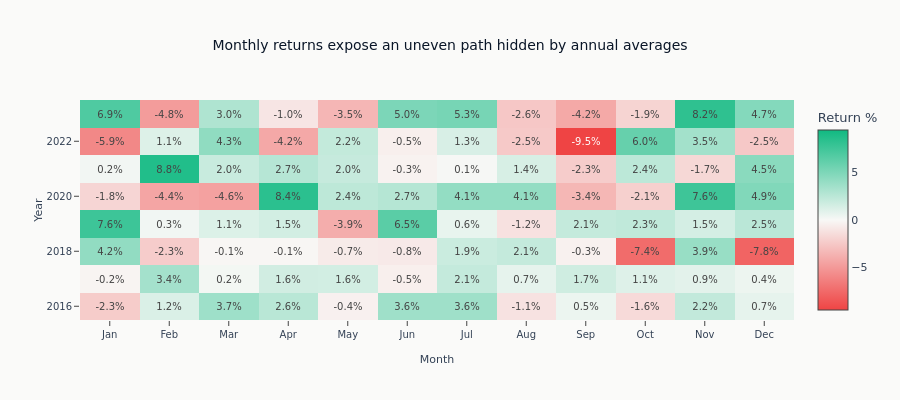

Notebook code cell kept with this figure:
### Code cell
# Create monthly returns heatmap
# Reshape to year x month
monthly_df["year"] = monthly_df["year"].astype(int)
monthly_df["month"] = monthly_df["month"].astype(int)

heatmap_data = (
    monthly_df.pivot(index="year", columns="month", values="monthly_return") * 100
)  # Convert to percentage

# Month names
month_names = ["Jan", "Feb", "Mar", "Apr", "May", "Jun", "Jul", "Aug", "Sep", "Oct", "Nov", "Dec"]

fig = go.Figure(
    data=go.Heatmap(
        z=heatmap_data.values,
        x=month_names,
        y=heatmap_data.index,
        colorscale=[
            [0.0, COLORS["negative"]],
            [0.5, COLORS["silver"]],
            [1.0, COLORS["positive"]],
        ],
        zmid=0,
        text=np.round(heatmap_data.values, 1),
        texttemplate="%{text:.1f}%",
        textfont={"size": 10},
        colorbar=dict(title="Return %"),
    )
)

fig.update_layout(
    title="Monthly returns expose an uneven path hidden by annual averages",
    xaxis_title="Month",
    yaxis_title="Year",
    height=400,
)
fig.show()

### Figure 1 — Plotly figure (JSON) as saved in the notebook; plotly's stock layout.template omitted (floating-point values rounded to 4 significant figures)
{"data": [{"colorbar": {"title": {"text": "Return %"}}, "colorscale": [[0.0, "#ef4444"], [0.5, "#F8F8F6"], [1.0, "#10b981"]], "text": [[-2.3, 1.2, 3.7, 2.6, -0.4, 3.6, 3.6, -1.1, 0.5, -1.6, 2.2, 0.7], [-0.2, 3.4, 0.2, 1.6, 1.6, -0.5, 2.1, 0.7, 1.7, 1.1, 0.9, 0.4], [4.2, -2.3, -0.1, -0.1, -0.7, -0.8, 1.9, 2.1, -0.3, -7.4, 3.9, -7.8], [7.6, 0.3, 1.1, 1.5, -3.9, 6.5, 0.6, -1.2, 2.1, 2.3, 1.5, 2.5], [-1.8, -4.4, -4.6, 8.4, 2.4, 2.7, 4.1, 4.1, -3.4, -2.1, 7.6, 4.9], [0.2, 8.8, 2.0, 2.7, 2.0, -0.3, 0.1, 1.4, -2.3, 2.4, -1.7, 4.5], [-5.9, 1.1, 4.3, -4.2, 2.2, -0.5, 1.3, -2.5, -9.5, 6.0, 3.5, -2.5], [6.9, -4.8, 3.0, -1.0, -3.5, 5.0, 5.3, -2.6, -4.2, -1.9, 8.2, 4.7]], "textfont": {"size": 10}, "texttemplate": "%{text:.1f}%", "type": "heatmap", "x": ["Jan", "Feb", "Mar", "Apr", "May", "Jun", "Jul", "Aug", "Sep", "Oct", "Nov", "Dec"], "y": [2016, 2017, 2018, 2019, 2020, 2021, 2022, 2023], "z": [[-2.32, 1.218, 3.661, 2.589, -0.3952, 3.646, 3.64, -1.137, 0.4966, -1.561, 2.223, 0.7426], [-0.2052, 3.416, 0.2098, 1.607, 1.561, -0.4592, 2.103, 0.7347, 1.685, 1.058, 0.8749, 0.4489], [4.183, -2.293, -0.1189, -0.1085, -0.6871, -0.7709, 1.87, 2.125, -0.3478, -7.372, 3.925, -7.801], [7.626, 0.2773, 1.124, 1.542, -3.948, 6.45, 0.6372, -1.194, 2.121, 2.289, 1.454, 2.53], [-1.818, -4.377, -4.582, 8.358, 2.389, 2.718, 4.103, 4.127, -3.436, -2.104, 7.605, 4.869], [0.2353, 8.778, 1.97, 2.684, 2.043, -0.2935, 0.07554, 1.365, -2.295, 2.438, -1.7, 4.509], [-5.917, 1.118, 4.251, -4.183, 2.165, -0.4724, 1.29, -2.471, -9.469, 5.969, 3.46, -2.519], [6.89, -4.841, 2.977, -0.9747, -3.484, 5.041, 5.251, -2.555, -4.18, -1.909, 8.219, 4.718]], "zmid": 0}], "layout": {"height": 400, "title": {"text": "Monthly returns expose an uneven path hidden by annual averages"}, "xaxis": {"title": {"text": "Month"}}, "yaxis": {"title": {"text": "Year"}}}}
